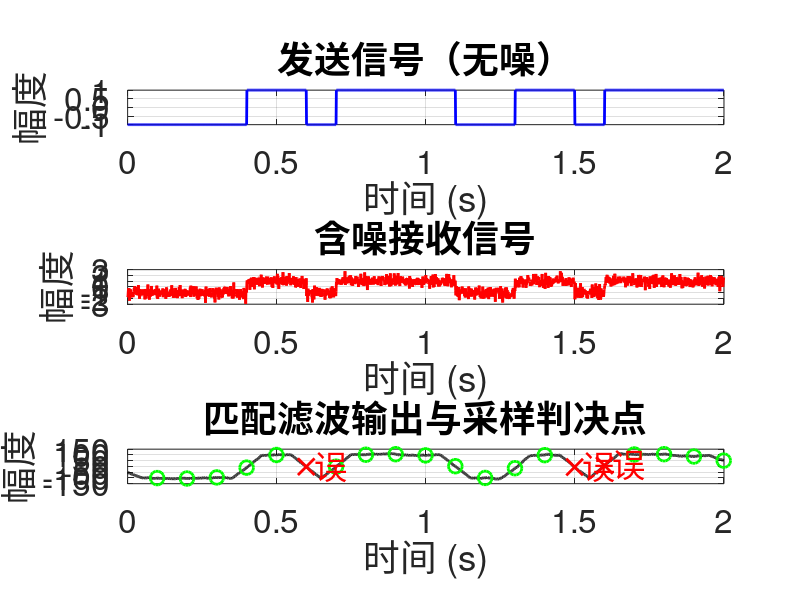

MATLAB code to generate this figure:
clear;
close all;
clc;


% ex12_09.m  |  例12.9 · 匹配滤波数字接收（发送→含噪→误码）  |  AI 生成，已校验，R2023b
% 匹配滤波数字接收演示
% 发送随机二进制比特，每个比特用矩形脉冲表示（1→正脉冲，0→负脉冲）
% 加入高斯白噪声后，用匹配滤波器接收，采样判决并统计误码

%% 参数设置
fs = 1000;                % 采样频率 (Hz)
Rb = 10;                  % 比特率 (bps)
Tb = 1/Rb;                % 比特周期 (s)
N_bit = 20;               % 比特个数
T = N_bit * Tb;           % 总时长
t = 0:1/fs:T-1/fs;        % 时间轴

% 发送脉冲：持续整个比特周期的矩形脉冲
Lp = round(Tb * fs);      % 脉冲长度（采样点数）
pulse = ones(1, Lp);      % 幅度为1的矩形脉冲

% 生成随机发送比特 (0/1)
bits_tx = randi([0, 1], 1, N_bit);

% 构造理想发送信号（无噪）
s_tx = zeros(1, length(t));
for n = 1:N_bit
    idx_start = (n-1)*Lp + 1;
    idx_end = n * Lp;
    if bits_tx(n) == 1
        s_tx(idx_start:idx_end) =  pulse;
    else
        s_tx(idx_start:idx_end) = -pulse;
    end
end

%% 添加高斯白噪声
SNR_dB = 5;                     % 信噪比 (dB)
P_s = mean(s_tx.^2);            % 信号功率
P_n = P_s / (10^(SNR_dB/10));   % 噪声功率
noise = sqrt(P_n) * randn(size(s_tx));
r_tx = s_tx + noise;            % 含噪接收信号

%% 匹配滤波（接收信号与发送脉冲的卷积）
y_mf = conv(r_tx, pulse, 'same');  % 输出与输入等长

% 采样判决：每个比特周期结束时刻采样
sampling_idx = (1:N_bit) * Lp;      % 采样点索引
y_sampled = y_mf(sampling_idx);     % 采样值
bits_dec = y_sampled > 0;           % 正→1，负→0

%% 误码统计
error_pos = find(bits_dec ~= bits_tx);   % 出错比特的位置（索引）
num_errors = length(error_pos);
disp(['误码个数：', num2str(num_errors)]);

%% 绘图
figure('Position', [100, 100, 900, 1050]);  % 3个子图加高

% ------------------ 子图1：发送信号（无噪） ------------------
subplot(3, 1, 1);
plot(t, s_tx, 'b-', 'LineWidth', 2);
xlabel('时间 (s)');
ylabel('幅度');
title('发送信号（无噪）');
grid on;
set(gca, 'FontSize', 24);

% ------------------ 子图2：含噪接收信号 ------------------
subplot(3, 1, 2);
plot(t, r_tx, 'r-', 'LineWidth', 2);
xlabel('时间 (s)');
ylabel('幅度');
title('含噪接收信号');
grid on;
set(gca, 'FontSize', 24);

% ------------------ 子图3：匹配滤波输出与采样判决点 ------------------
subplot(3, 1, 3);
plot(t, y_mf, 'k-', 'LineWidth', 2);
hold on;
% 正确判决的采样点用绿色圆圈
correct_idx = setdiff(1:N_bit, error_pos);
if ~isempty(correct_idx)
    plot(t(sampling_idx(correct_idx)), y_sampled(correct_idx), ...
        'go', 'MarkerSize', 10, 'LineWidth', 2);
end
% 错误判决的采样点用红色叉号，并标注“误”
if ~isempty(error_pos)
    plot(t(sampling_idx(error_pos)), y_sampled(error_pos), ...
        'rx', 'MarkerSize', 12, 'LineWidth', 2);
    for k = 1:length(error_pos)
        idx = error_pos(k);
        text(t(sampling_idx(idx)), y_sampled(idx), ' 误', ...
            'FontSize', 24, 'Color', 'r', 'VerticalAlignment', 'middle');
    end
end
hold off;
xlabel('时间 (s)');
ylabel('幅度');
title('匹配滤波输出与采样判决点');
grid on;
set(gca, 'FontSize', 24);
